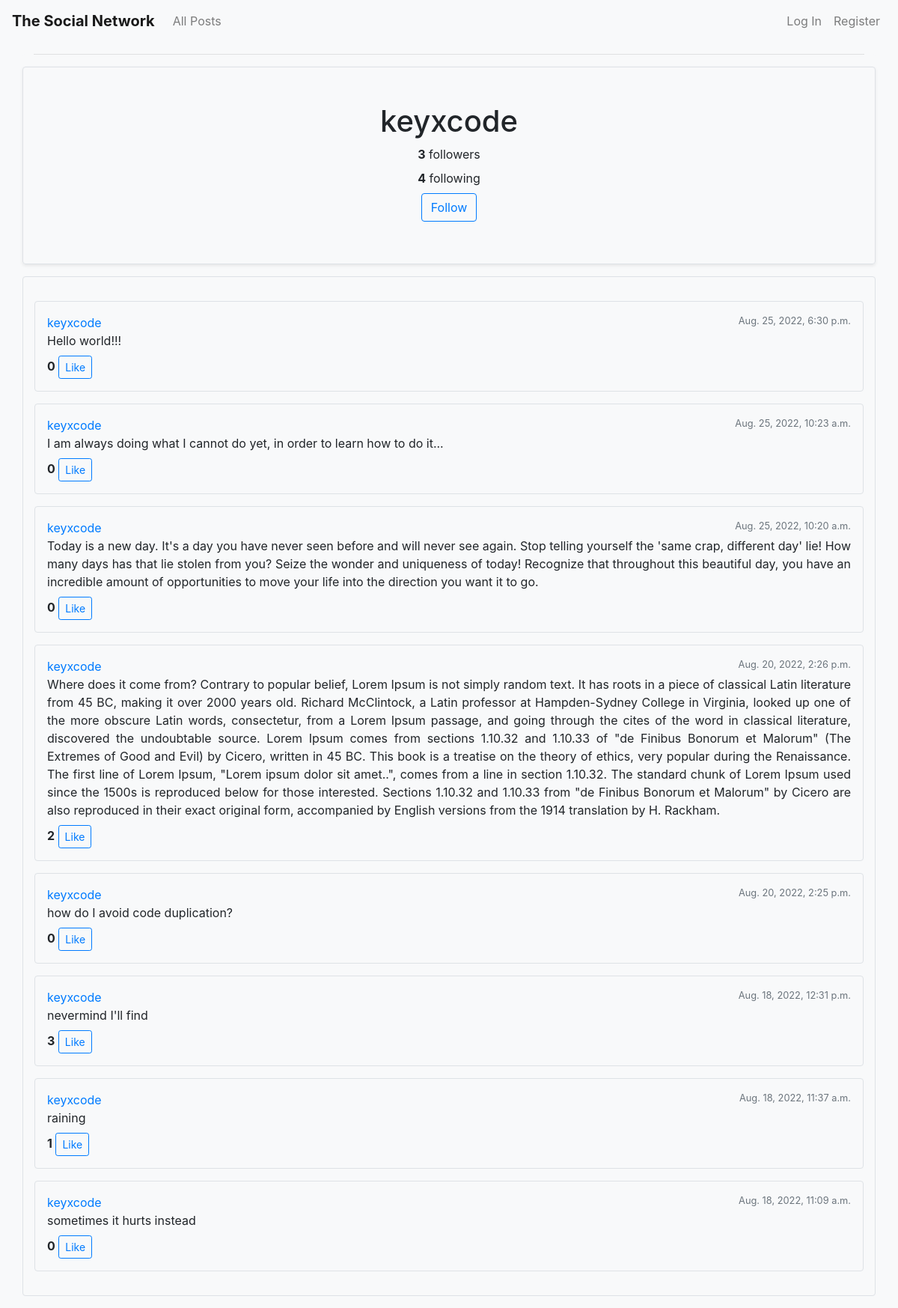
The app's page /profile/1 with its own data.
### network/models.py (models this page shows, shortened)
class User(AbstractUser, models.Model):
    followers = models.ManyToManyField("User", blank="true", related_name="follow")
    follows = models.ManyToManyField("User", blank="true", related_name="followed_by")

class Post(models.Model):
    content = models.TextField()
    poster = models.ForeignKey("User", on_delete=models.CASCADE, null=True, related_name="all_posts")
    timestamp = models.DateTimeField(auto_now_add=True)
    likers = models.ManyToManyField("User", blank=True, related_name="liked_post")

### network/views.py (the view)
# urls.py: path("profile/<int:user_id>", views.profile, name="profile"),
def profile(request, user_id):
    user = User.objects.get(pk=user_id)
    posts = Post.objects.filter(poster=user).order_by('-timestamp')
    p = paginate_posts(request, posts)
    return render(request, "network/profile.html", {
        "user": user,
        "page_obj": p.get("page_obj"),
        "page_range": p.get("page_range"),
        "need_paginated": p.get("need_paginated")
    })

### network/views.py (called while the page is built)
def paginate_posts(request, posts):
    paginator = Paginator(posts, 10)
    page_number = request.GET.get('page')
    p = dict()
    p["page_obj"] = paginator.get_page(page_number)
    p["page_range"] = range(1, paginator.num_pages + 1)
    p["need_paginated"] = True if (paginator.num_pages > 1) else False
    return p

### network/templates/network/profile.html (shortened to what this page needs)
{% extends "network/layout.html" %}
{% load static %}
{% block body %}
    <div class="row border rounded shadow-sm my-3">
        <div class="col p-5 text-center">
            <span class="h1">{{ user.username }}</span>
            <div class="row my-2">
                <div class="col">
                    <span class="font-weight-bold" id="followers-count">{{ user.followers.all.count }}</span> followers
                </div>
            </div>
            <div class="row my-2">
                <div class="col">
                    <span class="font-weight-bold">{{ user.follows.all.count }}</span> following
                </div>
            </div>
            {% if request.user != user %}
                <div class="row my-2">
                    <div class="col">
                        {% if user in request.user.follows.all %}
                            <button class="btn btn-primary" data-profile="{{ user.id }}" id="follow-button">Unfollow</button>
                        {% else %}
                            <button class="btn btn-outline-primary" data-profile="{{ user.id }}" id="follow-button">Follow</button>
                        {% endif %}
                    </div>
                </div>
            {% endif %}
        </div>
    </div>
    {% include 'network/posts.html' %}
{% endblock %}

### network/templates/network/posts.html (shortened to what this page needs)
<div class="border rounded row mb-3 py-3">
    <div class="col">
        {% if page_obj %}
            {% for post in page_obj %}
                <div class="border rounded p-3 my-3 hover-box">
                    <div class="row">
                        <div class="col">
                            <div class="d-flex">
                                <a href="{% url 'profile' post.poster.id %}">{{ post.poster }}</a>
                                <span class="ml-auto small text-muted">{{ post.timestamp }}</span>
                            </div>
                            <div class="mb-2 text-justify">
                                <span id="post-{{ post.id }}">{{ post.content }}</span>
                            </div>
                            <div>
                                <span class="font-weight-bold" id="like-count-{{ post.id }}">{{ post.likers.all.count }}</span>
                                {% if request.user in post.likers.all %}
                                    <button class="btn btn-primary btn-sm like-button" data-post="{{ post.id }}">Unlike</button>
                                {% else %}
                                    <button class="btn btn-outline-primary btn-sm like-button" data-post="{{ post.id }}">Like</button>
                                {% endif %}
                            </div>
                        </div>
                    </div>
                </div>
            {% endfor %}
        {% else %}
            It's empty here!
        {% endif %}
    </div>
</div>

### records on screen
User: username "keyxcode", followers.all.count "3", follows.all.count "4"
Post: poster "keyxcode", timestamp "Aug. 25, 2022, 6:30 p.m.", content "Hello world!!!", likers.all.count "0"
Post: poster "keyxcode", timestamp "Aug. 25, 2022, 10:23 a.m.", content "I am always doing what I cannot do yet, in order to learn how to do it...", likers.all.count "0"
Post: poster "keyxcode", timestamp "Aug. 25, 2022, 10:20 a.m.", content "Today is a new day. It's a day you have never seen before and will never see again. Stop telling yourself the 'same crap, different day' lie! How many days has that lie stolen from you? Seize the wonder and uniqueness of today! Recognize that throughout this beautiful day, you have an incredible amount of opportunities to move your life into the direction you want it to go.", likers.all.count "0"
Post: poster "keyxcode", timestamp "Aug. 20, 2022, 2:26 p.m.", content "Where does it come from? Contrary to popular belief, Lorem Ipsum is not simply random text. It has roots in a piece of classical Latin literature from 45 BC, making it over 2000 years old. Richard McClintock, a Latin professor at Hampden-Sydney College in Virginia, looked up one of the more obscure Latin words, consectetur, from a Lorem Ipsum passage, and going through the cites of the word in classical literature, discovered the undoubtable source. Lorem Ipsum comes from sections 1.10.32 and 1.10.33 of \"de Finibus Bonorum et Malorum\" (The Extremes of Good and Evil) by Cicero, written in 45 BC. This book is a treatise on the theory of ethics, very popular during the Renaissance. The first…", likers.all.count "2"
Post: poster "keyxcode", timestamp "Aug. 20, 2022, 2:25 p.m.", content "how do I avoid code duplication?", likers.all.count "0"
Post: poster "keyxcode", timestamp "Aug. 18, 2022, 12:31 p.m.", content "nevermind I'll find", likers.all.count "3"
Post: poster "keyxcode", timestamp "Aug. 18, 2022, 11:37 a.m.", content "raining", likers.all.count "1"
Post: poster "keyxcode", timestamp "Aug. 18, 2022, 11:09 a.m.", content "sometimes it hurts instead", likers.all.count "0"
